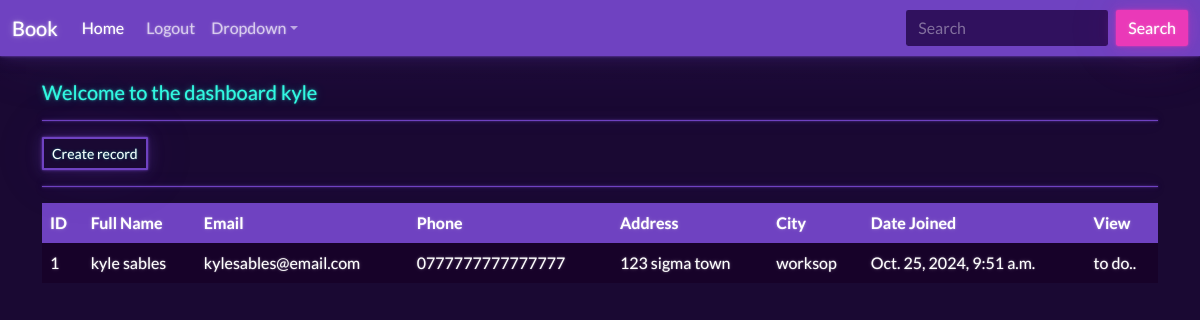
Before: /dashboard (signed in) with the older database file.
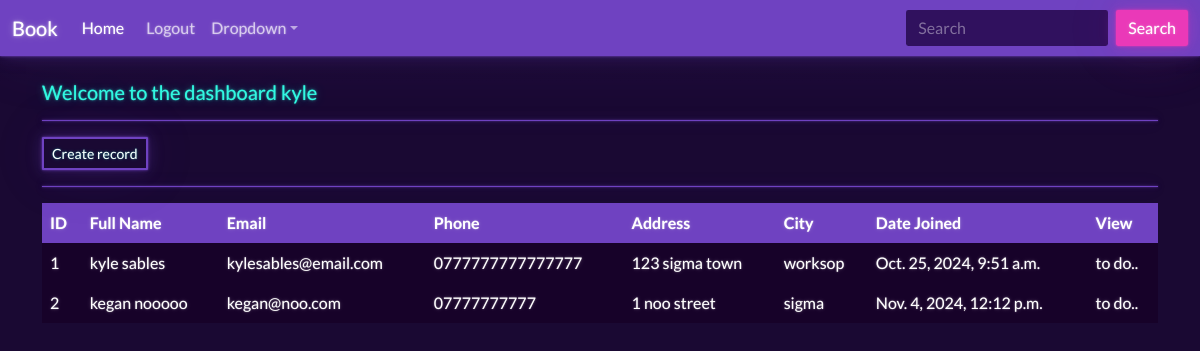
After: the same page with the newer database file.
### website/models.py (models this page shows, shortened)
class Record(models.Model):
    creation_data = models.DateTimeField(auto_now_add = True)
    first_name = models.CharField(max_length = 100)
    last_name = models.CharField(max_length = 100)
    email = models.CharField(max_length = 255)
    phone = models.CharField(max_length = 20)
    address = models.CharField(max_length = 255)
    city = models.CharField(max_length = 255)

### website/views.py (the view)
# urls.py: path('dashboard', views.dashboard, name="dashboard"),
@login_required(login_url='my-login')
def dashboard(request):
    my_records = Record.objects.all()
    context = {'records': my_records}
    return render(request, 'website/dashboard.html', context=context)

### website/templates/website/dashboard.html
{% extends 'website/base.html' %}
{% block content %}
    <br>
    <h5> Welcome to the dashboard {{user}} </h5>
    <hr>
    <a class="btn btn-outline-primary btn-sm" href="{% url 'create-record' %}">
        Create record
    </a>
    <hr>
    <table class="table table-dark table-hover table-bordered">
        <thead class="table-primary">
            <tr>
                <th scope="col"> ID </th>
                <th scope="col"> Full Name </th>
                <th scope="col"> Email </th>
                <th scope="col"> Phone </th>
                <th scope="col"> Address </th>
                <th scope="col"> City </th>
                <th scope="col"> Date Joined </th>
                <th scope="col"> View </th>
            </tr>
        </thead>
        <tbody>
        {% if records %}
            {% for record in records %}
            <tr>
                <td> {{record.id}} </td>
                <td> {{record.first_name}} {{record.last_name}} </td>
                <td> {{record.email}} </td>
                <td> {{record.phone}} </td>
                <td> {{record.address}} </td>
                <td> {{record.city}} </td>
                <td> {{record.creation_data}} </td>
                <td> to do.. </td>
            </tr>
            {% endfor %}
        {% endif %}
        </tbody>
    </table>
{% endblock %}

Changed rows visible on the page:
added Record: id "2", first_name "kegan", last_name "nooooo", email "kegan@noo.com", phone "07777777777", address "1 noo street", city "sigma", creation_data "Nov. 4, 2024, 12:12 p.m."
